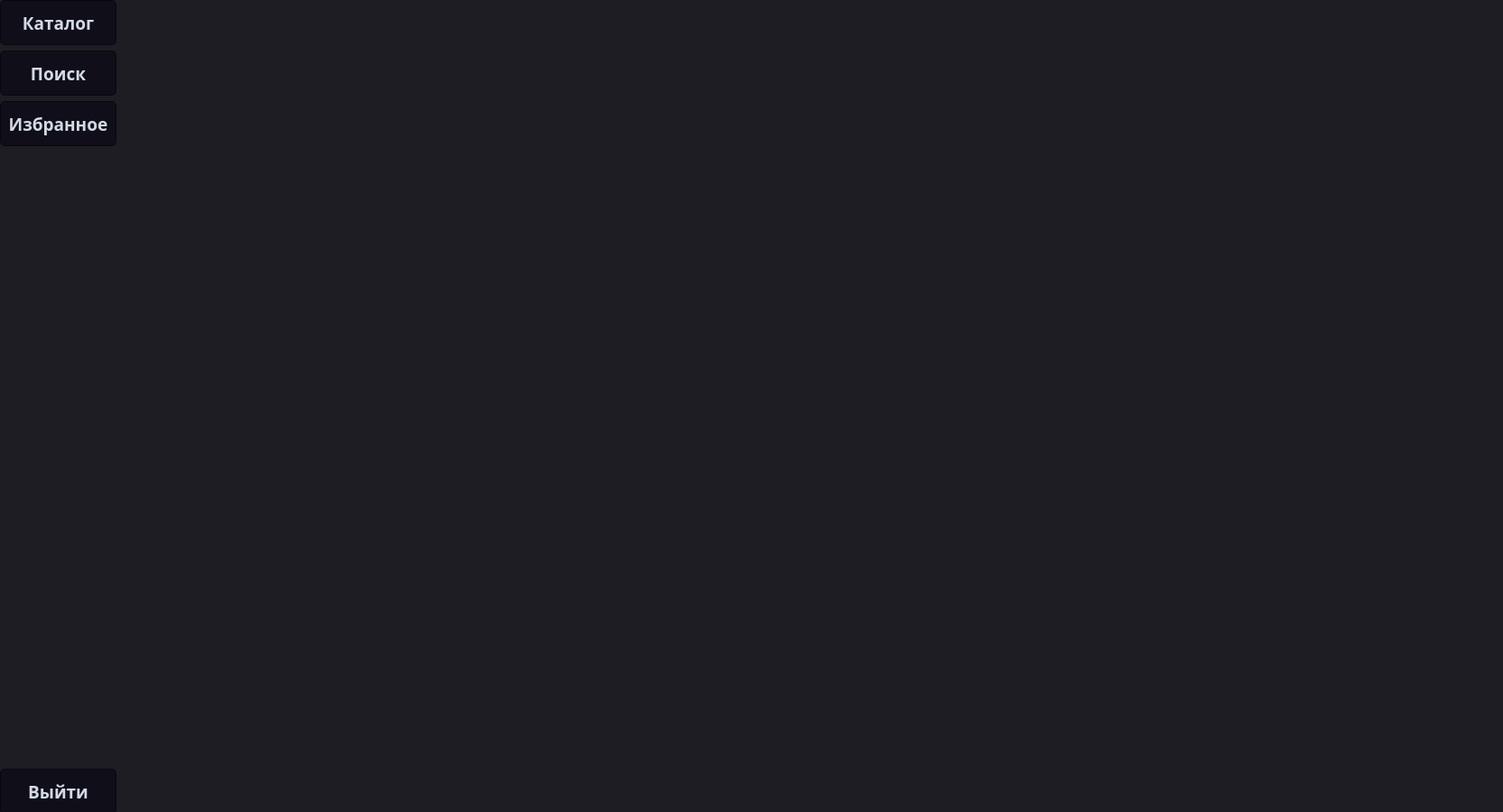
<?xml version="1.0" encoding="UTF-8"?>
<ui version="4.0">
 <class>UserStartFragment</class>
 <widget class="QFrame" name="UserStartFragment">
  <property name="geometry">
   <rect>
    <x>0</x>
    <y>0</y>
    <width>1665</width>
    <height>900</height>
   </rect>
  </property>
  <property name="minimumSize">
   <size>
    <width>1665</width>
    <height>900</height>
   </size>
  </property>
  <property name="windowTitle">
   <string>Frame</string>
  </property>
  <property name="styleSheet">
   <string notr="true">QFrame {
	background-color:#1e1d23;
}
QWidget {
	background-color:#1e1d23;
}
QMainWindow {
	background-color:#1e1d23;
}
QDialog {
	background-color:#1e1d23;
}
QColorDialog {
	background-color:#1e1d23;
}
QTextEdit {
	background-color:#1e1d23;
	color: #a9b7c6;
}
QPlainTextEdit {
	selection-background-color:#007b50;
	background-color:#1e1d23;
	border-style: solid;
	border-top-color: transparent;
	border-right-color: transparent;
	border-left-color: transparent;
	border-bottom-color: transparent;
	border-width: 1px;
	color: #a9b7c6;
}
QPushButton{
	border-style: solid;
	border-top-color: transparent;
	border-right-color: transparent;
	border-left-color: transparent;
	border-bottom-color: transparent;
	border-width: 1px;
	border-style: solid;
	color: #a9b7c6;
	padding: 2px;
	background-color: #1e1d23;
}
QPushButton::default{
	border-style: inset;
	border-top-color: transparent;
	border-right-color: transparent;
	border-left-color: transparent;
	border-bottom-color: #04b97f;
	border-width: 1px;
	color: #a9b7c6;
	padding: 2px;
	background-color: #1e1d23;
}
QToolButton {
	border-style: solid;
	border-top-color: transparent;
	border-right-color: transparent;
	border-left-color: transparent;
	border-bottom-color: #04b97f;
	border-bottom-width: 1px;
	border-style: solid;
	color: #a9b7c6;
	padding: 2px;
	background-color: #1e1d23;
}
QToolButton:hover{
	border-style: solid;
	border-top-color: transparent;
	border-right-color: transparent;
	border-left-color: transparent;
	border-bottom-color: #37efba;
	border-bottom-width: 2px;
	border-style: solid;
	color: #FFFFFF;
	padding-bottom: 1px;
	background-color: #1e1d23;
}
QPushButton:hover{
	border-style: solid;
	border-top-color: transparent;
	border-right-color: transparent;
	border-left-color: transparent;
	border-bottom-color: #37efba;
	border-bottom-width: 1px;
	border-style: solid;
	color: #FFFFFF;
	padding-bottom: 2px;
	background-color: #1e1d23;
}
QPushButton:pressed{
	border-style: solid;
	border-top-color: transparent;
	border-right-color: transparent;
	border-left-color: transparent;
	border-bottom-color: #37efba;
	border-bottom-width: 2px;
	border-style: solid;
	color: #37efba;
	padding-bottom: 1px;
	background-color: #1e1d23;
}
QPushButton:disabled{
	border-style: solid;
	border-top-color: transparent;
	border-right-color: transparent;
	border-left-color: transparent;
	border-bottom-color: #808086;
	border-bottom-width: 2px;
	border-style: solid;
	color: #808086;
	padding-bottom: 1px;
	background-color: #1e1d23;
}
QLineEdit {
	border-width: 1px; border-radius: 4px;
	border-color: rgb(58, 58, 58);
	border-style: inset;
	padding: 0 8px;
	color: #a9b7c6;
	background:#1e1d23;
	selection-background-color:#007b50;
	selection-color: #FFFFFF;
}
QLabel {
	color: #a9b7c6;
}
QLCDNumber {
	color: #37e6b4;
}
QProgressBar {
	text-align: center;
	color: rgb(240, 240, 240);
	border-width: 1px; 
	border-radius: 10px;
	border-color: rgb(58, 58, 58);
	border-style: inset;
	background-color:#1e1d23;
}
QProgressBar::chunk {
	background-color: #04b97f;
	border-radius: 5px;
}
QMenuBar {
	background-color: #1e1d23;
}
QMenuBar::item {
	color: #a9b7c6;
  	spacing: 3px;
  	padding: 1px 4px;
  	background: #1e1d23;
}

QMenuBar::item:selected {
  	background:#1e1d23;
	color: #FFFFFF;
}
QMenu::item:selected {
	border-style: solid;
	border-top-color: transparent;
	border-right-color: transparent;
	border-left-color: #04b97f;
	border-bottom-color: transparent;
	border-left-width: 2px;
	color: #FFFFFF;
	padding-left:15px;
	padding-top:4px;
	padding-bottom:4px;
	padding-right:7px;
	background-color: #1e1d23;
}
QMenu::item {
	border-style: solid;
	border-top-color: transparent;
	border-right-color: transparent;
	border-left-color: transparent;
	border-bottom-color: transparent;
	border-bottom-width: 1px;
	border-style: solid;
	color: #a9b7c6;
	padding-left:17px;
	padding-top:4px;
	padding-bottom:4px;
	padding-right:7px;
	background-color: #1e1d23;
}
QMenu{
	background-color:#1e1d23;
}
QTabWidget {
	color:rgb(0,0,0);
	background-color:#1e1d23;
}
QTabWidget::pane {
		border-color: rgb(77,77,77);
		background-color:#1e1d23;
		border-style: solid;
		border-width: 1px;
    	border-radius: 6px;
}
QTabBar::tab {
	border-style: solid;
	border-top-color: transparent;
	border-right-color: transparent;
	border-left-color: transparent;
	border-bottom-color: transparent;
	border-bottom-width: 1px;
	border-style: solid;
	color: #808086;
	padding: 3px;
	margin-left:3px;
	background-color: #1e1d23;
}
QTabBar::tab:selected, QTabBar::tab:last:selected, QTabBar::tab:hover {
  	border-style: solid;
	border-top-color: transparent;
	border-right-color: transparent;
	border-left-color: transparent;
	border-bottom-color: #04b97f;
	border-bottom-width: 2px;
	border-style: solid;
	color: #FFFFFF;
	padding-left: 3px;
	padding-bottom: 2px;
	margin-left:3px;
	background-color: #1e1d23;
}

QCheckBox {
	color: #a9b7c6;
	padding: 2px;
}
QCheckBox:disabled {
	color: #808086;
	padding: 2px;
}

QCheckBox:hover {
	border-radius:4px;
	border-style:solid;
	padding-left: 1px;
	padding-right: 1px;
	padding-bottom: 1px;
	padding-top: 1px;
	border-width:1px;
	border-color: rgb(87, 97, 106);
	background-color:#1e1d23;
}
QCheckBox::indicator:checked {

	height: 10px;
	width: 10px;
	border-style:solid;
	border-width: 1px;
	border-color: #04b97f;
	color: #a9b7c6;
	background-color: #04b97f;
}
QCheckBox::indicator:unchecked {

	height: 10px;
	width: 10px;
	border-style:solid;
	border-width: 1px;
	border-color: #04b97f;
	color: #a9b7c6;
	background-color: transparent;
}
QRadioButton {
	color: #a9b7c6;
	background-color: #1e1d23;
	padding: 1px;
}
QRadioButton::indicator:checked {
	height: 10px;
	width: 10px;
	border-style:solid;
	border-radius:5px;
	border-width: 1px;
	border-color: #04b97f;
	color: #a9b7c6;
	background-color: #04b97f;
}
QRadioButton::indicator:!checked {
	height: 10px;
	width: 10px;
	border-style:solid;
	border-radius:5px;
	border-width: 1px;
	border-color: #04b97f;
	color: #a9b7c6;
	background-color: transparent;
}
QStatusBar {
	color:#027f7f;
}
QSpinBox {
	color: #a9b7c6;	
	background-color: #1e1d23;
}
QDoubleSpinBox {
	color: #a9b7c6;	
	background-color: #1e1d23;
}
QTimeEdit {
	color: #a9b7c6;	
	background-color: #1e1d23;
}
QDateTimeEdit {
	color: #a9b7c6;	
	background-color: #1e1d23;
}
QDateEdit {
	color: #a9b7c6;	
	background-color: #1e1d23;
}
QComboBox {
	color: #a9b7c6;	
	background: #1e1d23;
}
QComboBox:editable {
	background: #1e1d23;
	color: #a9b7c6;
	selection-background-color: #1e1d23;
}
QComboBox QAbstractItemView {
	color: #a9b7c6;	
	background: #1e1d23;
	selection-color: #FFFFFF;
	selection-background-color: #1e1d23;
}
QComboBox:!editable:on, QComboBox::drop-down:editable:on {
	color: #a9b7c6;	
	background: #1e1d23;
}
QFontComboBox {
	color: #a9b7c6;	
	background-color: #1e1d23;
}
QToolBox {
	color: #a9b7c6;
	background-color: #1e1d23;
}
QToolBox::tab {
	color: #a9b7c6;
	background-color: #1e1d23;
}
QToolBox::tab:selected {
	color: #FFFFFF;
	background-color: #1e1d23;
}
QScrollArea {
	color: #FFFFFF;
	background-color: #1e1d23;
}
QSlider::groove:horizontal {
	height: 5px;
	background: #04b97f;
}
QSlider::groove:vertical {
	width: 5px;
	background: #04b97f;
}
QSlider::handle:horizontal {
	background: qlineargradient(x1:0, y1:0, x2:1, y2:1, stop:0 #b4b4b4, stop:1 #8f8f8f);
	border: 1px solid #5c5c5c;
	width: 14px;
	margin: -5px 0;
	border-radius: 7px;
}
QSlider::handle:vertical {
	background: qlineargradient(x1:1, y1:1, x2:0, y2:0, stop:0 #b4b4b4, stop:1 #8f8f8f);
	border: 1px solid #5c5c5c;
	height: 14px;
	margin: 0 -5px;
	border-radius: 7px;
}
QSlider::add-page:horizontal {
    background: white;
}
QSlider::add-page:vertical {
    background: white;
}
QSlider::sub-page:horizontal {
    background: #04b97f;
}
QSlider::sub-page:vertical {
    background: #04b97f;
}

QPushButton{
	border-style: solid;
	border-color: #050a0e;
	border-width: 1px;
	border-radius: 5px;
	color: #d3dae3;
	padding: 2px;
	background-color: #100E19;
}
QPushButton::default{
	border-style: solid;
	border-color: #050a0e;
	border-width: 1px;
	border-radius: 5px;
	color: #FFFFFF;
	padding: 2px;
	background-color: #151a1e;
}
QPushButton:hover{
	border-style: solid;
	border-top-color: qlineargradient(spread:pad, x1:0, y1:1, x2:1, y2:1, stop:0 #C0DB50, stop:0.4 #C0DB50, stop:0.5 #100E19, stop:1 #100E19);
    border-bottom-color: qlineargradient(spread:pad, x1:0, y1:1, x2:1, y2:1, stop:0 #100E19, stop:0.5 #100E19, stop:0.6 #C0DB50, stop:1 #C0DB50);
    border-left-color: qlineargradient(spread:pad, x1:0, y1:0, x2:0, y2:1, stop:0 #C0DB50, stop:0.3 #C0DB50, stop:0.7 #100E19, stop:1 #100E19);
    border-right-color: qlineargradient(spread:pad, x1:0, y1:1, x2:0, y2:0, stop:0 #C0DB50, stop:0.3 #C0DB50, stop:0.7 #100E19, stop:1 #100E19);
	border-width: 2px;
    border-radius: 1px;
	color: #d3dae3;
	padding: 2px;
}
QPushButton:pressed{
	border-style: solid;
	border-top-color: qlineargradient(spread:pad, x1:0, y1:1, x2:1, y2:1, stop:0 #d33af1, stop:0.4 #d33af1, stop:0.5 #100E19, stop:1 #100E19);
    border-bottom-color: qlineargradient(spread:pad, x1:0, y1:1, x2:1, y2:1, stop:0 #100E19, stop:0.5 #100E19, stop:0.6 #d33af1, stop:1 #d33af1);
    border-left-color: qlineargradient(spread:pad, x1:0, y1:0, x2:0, y2:1, stop:0 #d33af1, stop:0.3 #d33af1, stop:0.7 #100E19, stop:1 #100E19);
    border-right-color: qlineargradient(spread:pad, x1:0, y1:1, x2:0, y2:0, stop:0 #d33af1, stop:0.3 #d33af1, stop:0.7 #100E19, stop:1 #100E19);
	border-width: 2px;
    border-radius: 1px;
	color: #d3dae3;
	padding: 2px;
}</string>
  </property>
  <widget class="QStackedWidget" name="stackedWidget">
   <property name="geometry">
    <rect>
     <x>150</x>
     <y>0</y>
     <width>1501</width>
     <height>861</height>
    </rect>
   </property>
   <property name="minimumSize">
    <size>
     <width>1501</width>
     <height>861</height>
    </size>
   </property>
   <property name="maximumSize">
    <size>
     <width>1501</width>
     <height>861</height>
    </size>
   </property>
   <property name="currentIndex">
    <number>1</number>
   </property>
   <widget class="QWidget" name="page"/>
   <widget class="QWidget" name="page_2"/>
  </widget>
  <widget class="QWidget" name="verticalLayoutWidget">
   <property name="geometry">
    <rect>
     <x>0</x>
     <y>780</y>
     <width>131</width>
     <height>130</height>
    </rect>
   </property>
   <layout class="QVBoxLayout" name="verticalLayout_2">
    <item>
     <widget class="QLabel" name="l_nameUser">
      <property name="minimumSize">
       <size>
        <width>120</width>
        <height>50</height>
       </size>
      </property>
      <property name="maximumSize">
       <size>
        <width>120</width>
        <height>50</height>
       </size>
      </property>
      <property name="font">
       <font>
        <family>Segoe UI Black</family>
        <pointsize>14</pointsize>
        <weight>75</weight>
        <bold>true</bold>
       </font>
      </property>
      <property name="layoutDirection">
       <enum>Qt::RightToLeft</enum>
      </property>
      <property name="text">
       <string/>
      </property>
     </widget>
    </item>
    <item>
     <widget class="QPushButton" name="pb_exit">
      <property name="minimumSize">
       <size>
        <width>129</width>
        <height>50</height>
       </size>
      </property>
      <property name="maximumSize">
       <size>
        <width>129</width>
        <height>50</height>
       </size>
      </property>
      <property name="font">
       <font>
        <family>MelodBold</family>
        <pointsize>14</pointsize>
        <weight>75</weight>
        <bold>true</bold>
       </font>
      </property>
      <property name="text">
       <string>Выйти</string>
      </property>
     </widget>
    </item>
   </layout>
  </widget>
  <widget class="QWidget" name="verticalLayoutWidget_2">
   <property name="geometry">
    <rect>
     <x>0</x>
     <y>0</y>
     <width>131</width>
     <height>164</height>
    </rect>
   </property>
   <layout class="QVBoxLayout" name="verticalLayout_3">
    <item>
     <widget class="QPushButton" name="pb_catalog">
      <property name="minimumSize">
       <size>
        <width>129</width>
        <height>50</height>
       </size>
      </property>
      <property name="maximumSize">
       <size>
        <width>129</width>
        <height>50</height>
       </size>
      </property>
      <property name="font">
       <font>
        <family>MelodBold</family>
        <pointsize>14</pointsize>
        <weight>75</weight>
        <bold>true</bold>
       </font>
      </property>
      <property name="text">
       <string>Каталог</string>
      </property>
     </widget>
    </item>
    <item>
     <widget class="QPushButton" name="pb_seacrh">
      <property name="minimumSize">
       <size>
        <width>129</width>
        <height>50</height>
       </size>
      </property>
      <property name="maximumSize">
       <size>
        <width>129</width>
        <height>50</height>
       </size>
      </property>
      <property name="font">
       <font>
        <family>MelodBold</family>
        <pointsize>14</pointsize>
        <weight>75</weight>
        <bold>true</bold>
       </font>
      </property>
      <property name="styleSheet">
       <string notr="true">QFrame
{
&quot;background-color:#EFF5FC;&quot;
}</string>
      </property>
      <property name="text">
       <string>Поиск</string>
      </property>
     </widget>
    </item>
    <item>
     <widget class="QPushButton" name="pb_myCatalog">
      <property name="minimumSize">
       <size>
        <width>0</width>
        <height>50</height>
       </size>
      </property>
      <property name="maximumSize">
       <size>
        <width>129</width>
        <height>50</height>
       </size>
      </property>
      <property name="font">
       <font>
        <family>MelodBold</family>
        <pointsize>14</pointsize>
        <weight>75</weight>
        <bold>true</bold>
       </font>
      </property>
      <property name="text">
       <string>Избранное</string>
      </property>
     </widget>
    </item>
   </layout>
  </widget>
  <widget class="QWidget" name="verticalLayoutWidget_3">
   <property name="geometry">
    <rect>
     <x>0</x>
     <y>170</y>
     <width>131</width>
     <height>611</height>
    </rect>
   </property>
   <layout class="QVBoxLayout" name="verticalLayout">
    <item>
     <widget class="QLabel" name="label">
      <property name="minimumSize">
       <size>
        <width>129</width>
        <height>609</height>
       </size>
      </property>
      <property name="maximumSize">
       <size>
        <width>129</width>
        <height>609</height>
       </size>
      </property>
      <property name="text">
       <string/>
      </property>
      <property name="alignment">
       <set>Qt::AlignCenter</set>
      </property>
     </widget>
    </item>
   </layout>
  </widget>
 </widget>
 <resources/>
 <connections/>
</ui>
